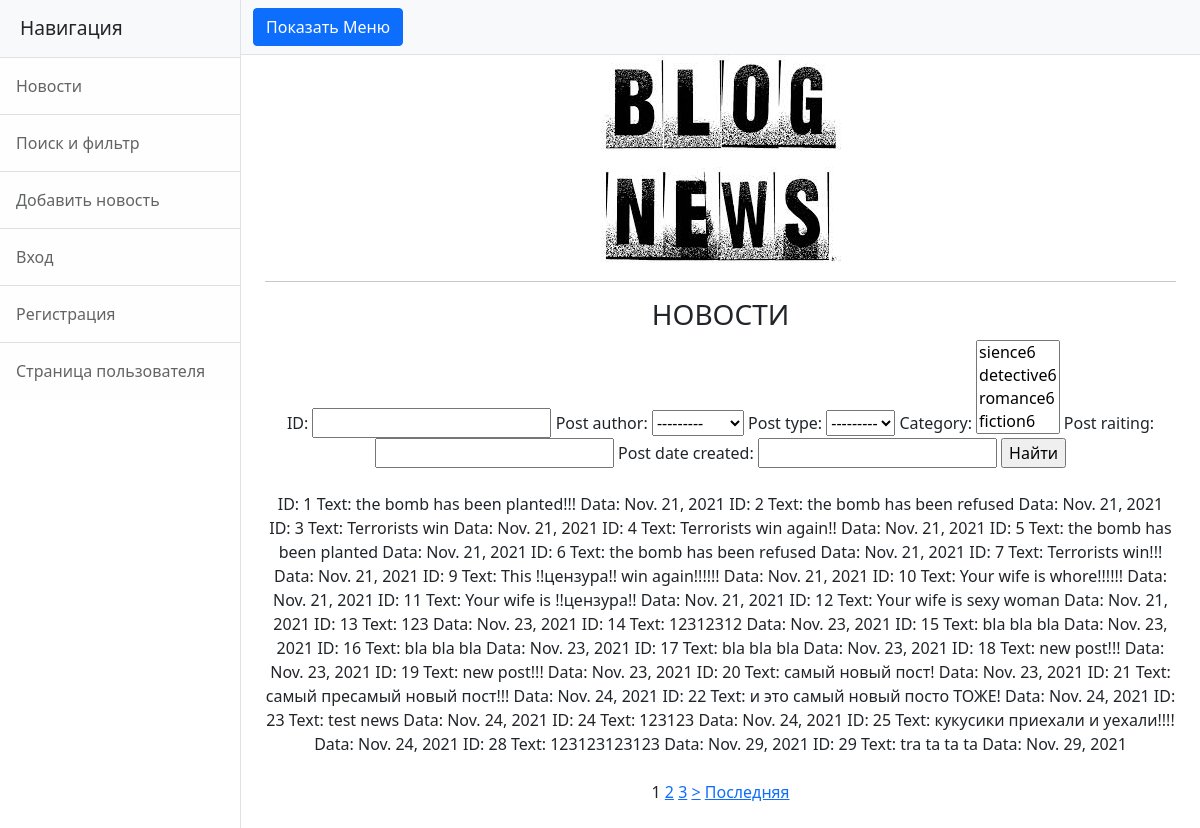
The page /news/search/ on the database as committed earlier.
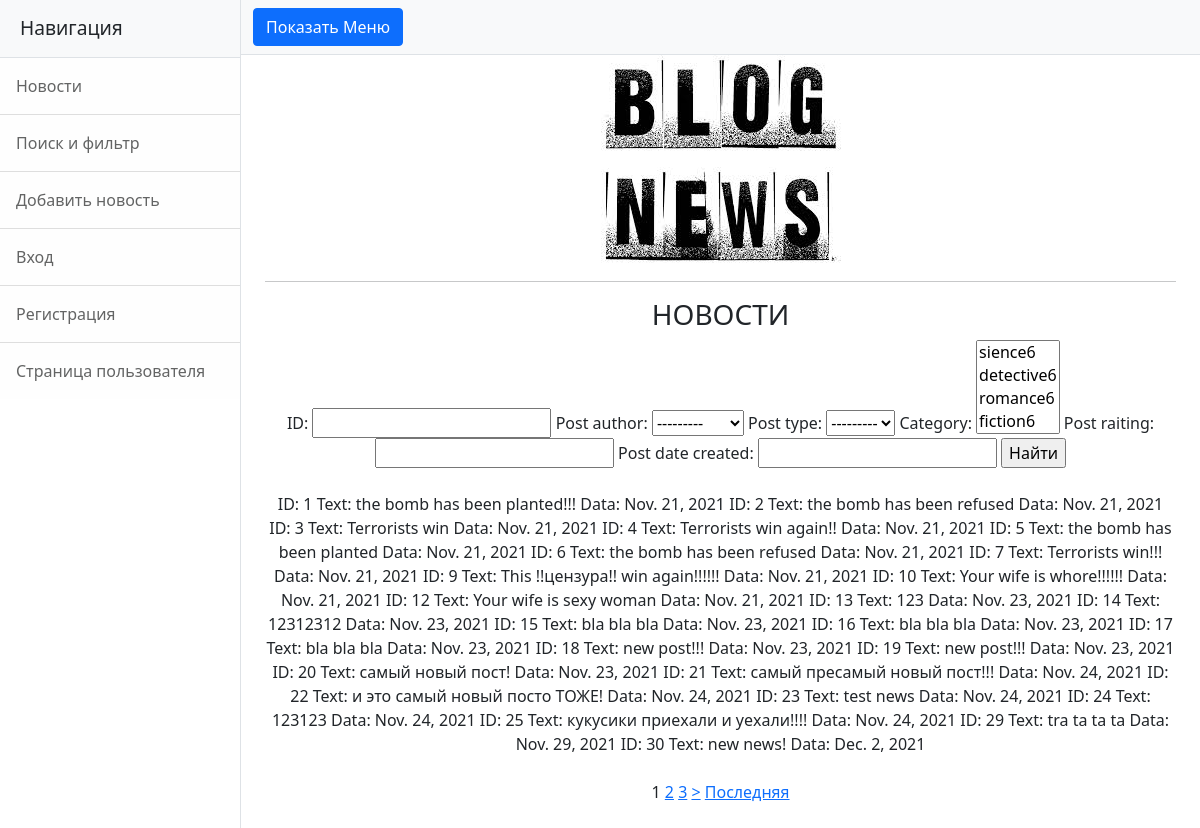
The same page on the database as committed later.
### news/models.py (models this page shows, shortened)
class Post(models.Model):
    post = 'PO'
    news = 'NW'
    POSITIONS=[
    (post,'post'),
    (news,'news'),]
    post_author = models.ForeignKey(Author, on_delete = models.CASCADE)
    post_type = models.CharField(max_length=2, choices= POSITIONS)
    post_date_created = models.DateField(auto_now_add = True)
    post_detailed_data_created = models.TimeField(auto_now_add = True)
    category = models.ManyToManyField(Category, through = 'PostCategory')
    head_of_post = models.CharField(max_length = 255)
    article_text = models.TextField()
    post_raiting = models.IntegerField(default = 1)

### news/views.py (the view, shortened to what this page needs)
class PostSearch(ListView):
    model = Post
    template_name = 'search_news.html'
    context_object_name = 'news'
    paginate_by = 1
    form_class = PostForm
    def get_context_data(self, **kwargs):
        context = super().get_context_data(**kwargs)
        context['filter'] = PostFilter(self.request.GET, queryset=self.get_queryset())
        context['PostCategory'] = PostCategory.objects.all()
        context['form'] = PostForm()
        return context

### news/forms.py
class PostForm(ModelForm):
    class Meta:
        model = Post
        fields = ['id', 'post_author', 'post_type', 'category', 'post_raiting','article_text']

### news/models.py (called while the page is built)
    def __str__(self):
        return f'{self.user}'

    def __str__(self):
        return f'{self.category_name}'

### news/templatetags/custom_filters.py (called while the page is built)
@register.filter(name='Censor')
def Censor(value):
    w=value.split()
    for i in range(len(w)):
        if w[i] in blacklist:
            w[i] ='!!цензура!!'
    string = ' '.join([str(item) for item in w])
    return string

### templates/search_news.html (shortened to what this page needs)
{% extends 'flatpages/default.html' %}
{% load custom_filters %}
{% block content %}
    <hr>
    <h3>НОВОСТИ</h3>
    <form method="GET">
        {{ filter.form }}
        <input type="submit" value="Найти">
    </form>
    <br>{% for i in filter.qs%}
        ID: {{ i.id}}
        Text: {{ i.article_text|Censor}}
        Data: {{ i.post_date_created}}
    {% endfor %}
    <br>
    <br>
    {% if is_paginated %}
    {% for num in page_obj.paginator.page_range %}
        {% if page_obj.number == num %}
            <a>{{ num }}</a>
        {% elif num > page_obj.number|add:'-3' and num < page_obj.number|add:'3' %}
            <a href="?page={{ num }}">{{ num }}</a>
        {% endif %}
    {% endfor %}
    {% if page_obj.has_next %}
        <a href="?page={{ page_obj.next_page_number }}">></a>
        <a href="?page={{ page_obj.paginator.num_pages }}">Последняя</a>
    {% endif %}
{% endif %}
<br>
<br>
{% endblock content %}

Rows that differ between the two databases and show on the page:
removed Post: id "11", article_text|Censor "Your wife is !!цензура!!", post_date_created "Nov. 21, 2021"
removed Post: id "28", article_text|Censor "123123123123", post_date_created "Nov. 29, 2021"
added Post: id "30", article_text|Censor "new news!", post_date_created "Dec. 2, 2021"
